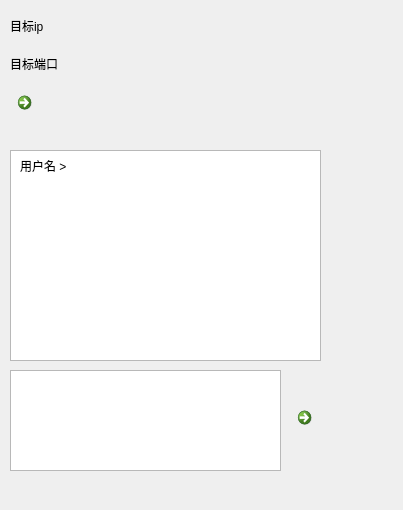
<?xml version="1.0" encoding="UTF-8"?>
<ui version="4.0">
 <class>Form</class>
 <widget class="QWidget" name="Form">
  <property name="geometry">
   <rect>
    <x>0</x>
    <y>0</y>
    <width>403</width>
    <height>510</height>
   </rect>
  </property>
  <property name="windowTitle">
   <string>Form</string>
  </property>
  <widget class="QWidget" name="verticalLayoutWidget">
   <property name="geometry">
    <rect>
     <x>10</x>
     <y>10</y>
     <width>301</width>
     <height>131</height>
    </rect>
   </property>
   <layout class="QVBoxLayout" name="verticalLayout_2">
    <item>
     <widget class="QLabel" name="label">
      <property name="text">
       <string>目标ip</string>
      </property>
     </widget>
    </item>
    <item>
     <widget class="QLabel" name="label_2">
      <property name="text">
       <string>目标端口</string>
      </property>
     </widget>
    </item>
    <item>
     <widget class="QCommandLinkButton" name="commandLinkButton">
      <property name="text">
       <string/>
      </property>
     </widget>
    </item>
    <item>
     <spacer name="horizontalSpacer">
      <property name="orientation">
       <enum>Qt::Horizontal</enum>
      </property>
      <property name="sizeHint" stdset="0">
       <size>
        <width>40</width>
        <height>20</height>
       </size>
      </property>
     </spacer>
    </item>
   </layout>
  </widget>
  <widget class="QPlainTextEdit" name="plainTextEdit">
   <property name="geometry">
    <rect>
     <x>10</x>
     <y>150</y>
     <width>311</width>
     <height>211</height>
    </rect>
   </property>
  </widget>
  <widget class="QTextEdit" name="textEdit">
   <property name="geometry">
    <rect>
     <x>10</x>
     <y>370</y>
     <width>271</width>
     <height>101</height>
    </rect>
   </property>
  </widget>
  <widget class="QCommandLinkButton" name="commandLinkButton_2">
   <property name="geometry">
    <rect>
     <x>290</x>
     <y>400</y>
     <width>31</width>
     <height>36</height>
    </rect>
   </property>
   <property name="text">
    <string/>
   </property>
  </widget>
  <widget class="QLabel" name="label_3">
   <property name="geometry">
    <rect>
     <x>20</x>
     <y>160</y>
     <width>54</width>
     <height>12</height>
    </rect>
   </property>
   <property name="text">
    <string>用户名 &gt;</string>
   </property>
  </widget>
 </widget>
 <resources/>
 <connections/>
</ui>
